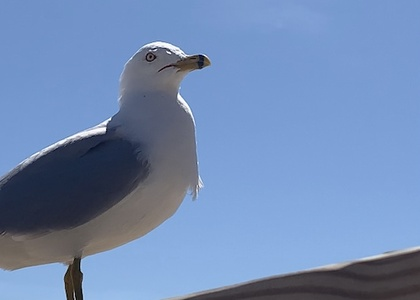
%> input picture 572f/seagull.jpg, 420 x 300 px, shrunk from 498 x 356 before the run
$ octave eliminate_vertical_seams.m   (GNU Octave 9; MATLAB toolbox functions it lacks are replaced by stand-ins)
%> lines starting %> are read from the running program, lines starting %| are printed output that depends on the picture; in (x1, y1, x2, y2) boxes, pixels count from 0 and x2, y2 are one past the last pixel; in counts of white or black regions, pixels touching at a corner belong together; the program's own positions count from 1
%> further down, im is the input picture: size 300x420x3 uint8; mean R, G, B 113, 138.3, 178.8
### 572f/energy_find.m
function return_energy = energy_find(input_img)
    %considering brightness as main part of energy function
    grayscale_ver=rgb2gray(input_img);
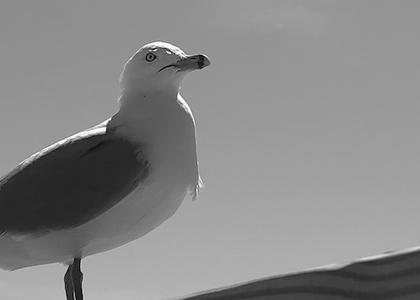
%> grayscale_ver: size 300x420 uint8; min 1, max 255, mean 135.4
    grayscale_ver = im2double(grayscale_ver);
%> grayscale_ver: size 300x420 double

    %imgradient(grayscale_ver)

    x_component = grayscale_ver(:,2:end)-grayscale_ver(: ,1:end-1);
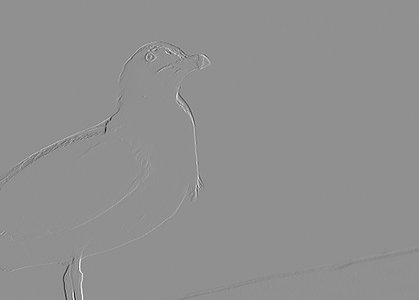
%> x_component: size 300x419 double; min -0.776, max 0.596, mean 0.000133; drawn with min black and max white
    y_component = grayscale_ver(2:end,:)-grayscale_ver(1 :end-1,:);
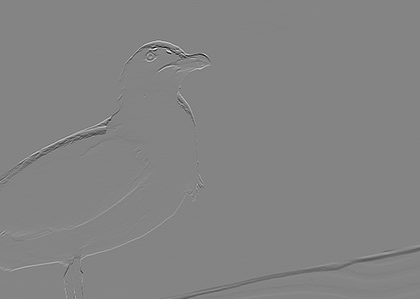
%> y_component: size 299x420 double; min -0.71, max 0.659, mean -0.000511; drawn with min black and max white

    %will later use this energy function
   %  as part of the optimal seam
    %dynamic programming problem

    x_component = x_component(1:end-1, : );
%> x_component: size 299x419 double
    y_component = y_component(:, 1:end-1);
%> y_component: size 299x419 double

    %x_component^2
    return_energy= sqrt(x_component.^2  + y_component.^2);
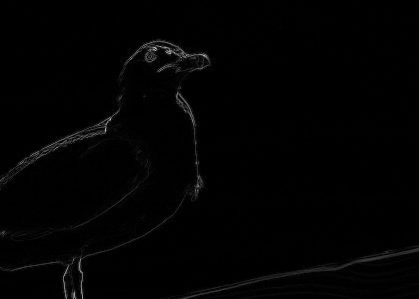
%> return_energy: size 299x419 double; min 0, max 0.782, mean 0.0103

    return_energy(end,end) = 0;
%> return_energy: size 299x419 double; under 0.01% of pixels changed, all inside (x1, y1, x2, y2) = (418, 298, 419, 299)

### 572f/squeeze_width.m
function [im1,im2] = squeeze_width(im,E)

vert_energy=zeros(size(E));
vert_energy(:,1)=E(:,1);
    vert_energy(1,2:end)=inf;
    vert_energy(end,2:end)=inf;
    for i=2:size(vert_energy,2)
        for j=2:size(vert_energy,1)-1
            vert_energy(j,i)=E(j,i)+min(vert_energy(j-1:j+1,i-1));
        end
    end

%> the run ends on the next line
seam_v = get_v_seam(horiz_energy);


for i=1:length(seam_v)
    im(i,seam_v(i):end-1,:) = im(i,seam_v(i)+1:end,:);
end

im1=im(:,1:end-1,:);
im2=energy_find(im1);

### 572f/eliminate_vertical_seams.m
im=imread('seagull.jpg');

%north pole source: https://www.xyzanews.com/where-in-the-world-is-the-north-pole/
img_copy=im;
e_img = energy_find(im);
for i=1:50
    [img_copy,e_img] = squeeze_width(img_copy,e_img);

$ run again, with 572f/northpole.jpg copied over 572f/seagull.jpg
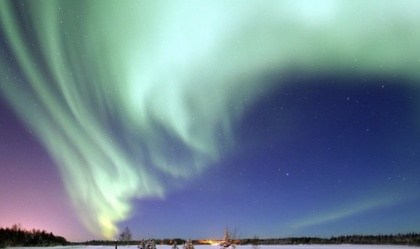
%> input picture 572f/northpole.jpg, 420 x 249 px, shrunk from 794 x 470 before the run
%> im is the input picture: size 249x420x3 uint8; mean R, G, B 111.1, 136.4, 149.5
%> in energy_find, `y_component = grayscale_ver(2:end,:)-grayscale_ver(1 :end-1,:);`:
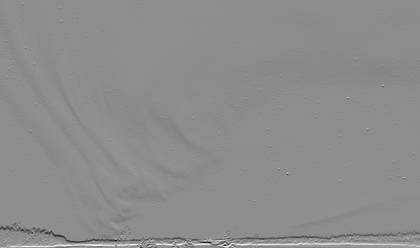
%> y_component: size 248x420 double; min -0.502, max 0.404, mean -0.00048; drawn with min black and max white
%> in energy_find, `return_energy= sqrt(x_component.^2  + y_component.^2);`:
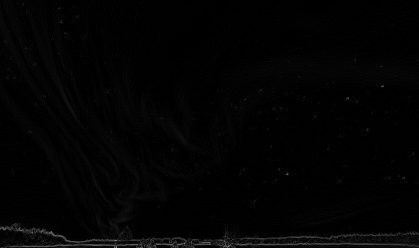
%> return_energy: size 248x419 double; min 0, max 0.525, mean 0.0142
